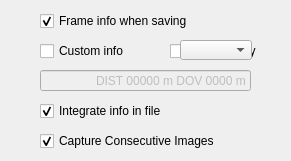
    <widget class="QFrame" name="SAVE_LOAD_GRP">
     <property name="geometry">
      <rect>
       <x>20</x>
       <y>960</y>
       <width>291</width>
       <height>161</height>
      </rect>
     </property>
     <property name="frameShape">
      <enum>QFrame::NoFrame</enum>
     </property>
     <property name="frameShadow">
      <enum>QFrame::Plain</enum>
     </property>
     <widget class="QCheckBox" name="SAVE_INFO_CHK">
      <property name="geometry">
       <rect>
        <x>40</x>
        <y>10</y>
        <width>201</width>
        <height>22</height>
       </rect>
      </property>
      <property name="text">
       <string>Frame info when saving</string>
      </property>
      <property name="checked">
       <bool>true</bool>
      </property>
     </widget>
     <widget class="QCheckBox" name="CUSTOM_INFO_CHK">
      <property name="geometry">
       <rect>
        <x>40</x>
        <y>40</y>
        <width>101</width>
        <height>22</height>
       </rect>
      </property>
      <property name="text">
       <string>Custom info</string>
      </property>
     </widget>
     <widget class="QLineEdit" name="CUSTOM_INFO_EDT">
      <property name="enabled">
       <bool>false</bool>
      </property>
      <property name="geometry">
       <rect>
        <x>40</x>
        <y>70</y>
        <width>211</width>
        <height>21</height>
       </rect>
      </property>
      <property name="text">
       <string>DIST 00000 m DOV 0000 m</string>
      </property>
      <property name="alignment">
       <set>Qt::AlignRight|Qt::AlignTrailing|Qt::AlignVCenter</set>
      </property>
     </widget>
     <widget class="QCheckBox" name="CONSECUTIVE_CAPTURE_CHK">
      <property name="geometry">
       <rect>
        <x>40</x>
        <y>130</y>
        <width>221</width>
        <height>22</height>
       </rect>
      </property>
      <property name="text">
       <string>Capture Consecutive Images</string>
      </property>
      <property name="checked">
       <bool>true</bool>
      </property>
     </widget>
     <widget class="QCheckBox" name="GRAYSCALE_CHK">
      <property name="geometry">
       <rect>
        <x>170</x>
        <y>40</y>
        <width>111</width>
        <height>22</height>
       </rect>
      </property>
      <property name="text">
       <string>Save in gray</string>
      </property>
     </widget>
     <widget class="QCheckBox" name="INTEGRATE_INFO_CHK">
      <property name="enabled">
       <bool>true</bool>
      </property>
      <property name="geometry">
       <rect>
        <x>40</x>
        <y>100</y>
        <width>221</width>
        <height>22</height>
       </rect>
      </property>
      <property name="text">
       <string>Integrate info in file</string>
      </property>
      <property name="checked">
       <bool>true</bool>
      </property>
     </widget>
     <widget class="QComboBox" name="IMG_FORMAT_LST">
      <property name="geometry">
       <rect>
        <x>180</x>
        <y>40</y>
        <width>72</width>
        <height>20</height>
       </rect>
      </property>
     </widget>
    </widget>
